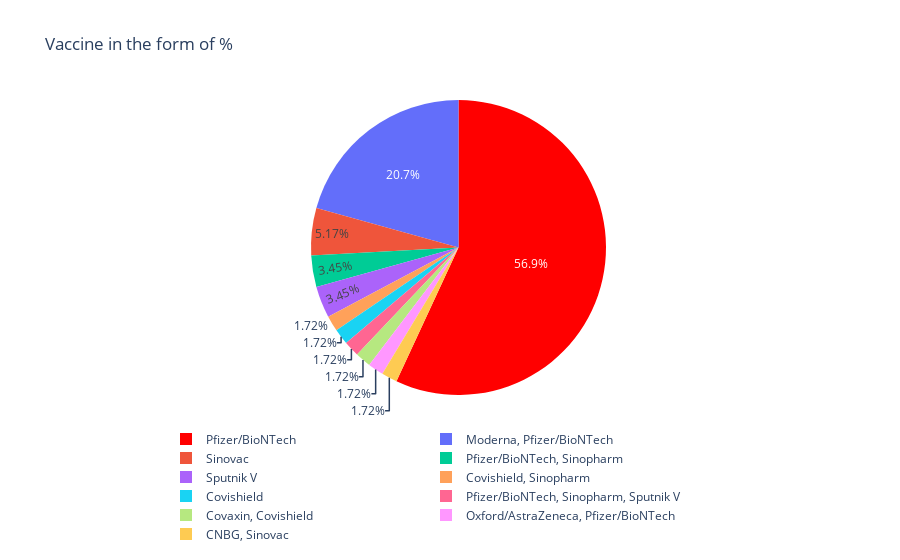

The code cell stored with this chart in its notebook:
### Code cell
data1=round(df1['vaccines'].value_counts()/len(df1['vaccines'])*100,2)

labels=list(data1.index)
values=list(data1.values)

track=go.Pie(labels=labels,values=values,marker=dict(colors=['red']))

layout=go.Layout(title="Vaccine in the form of %",legend=dict(orientation='h'));

fig=go.Figure(data=[track],layout=layout)

iplot(fig)

### Figure 1 — Plotly figure (JSON) as saved in the notebook; plotly's stock layout.template omitted (floating-point values rounded to 4 significant figures)
{"data": [{"labels": ["Pfizer/BioNTech", "Moderna, Pfizer/BioNTech", "Sinovac", "Pfizer/BioNTech, Sinopharm", "Sputnik V", "Covishield, Sinopharm", "Covishield", "Pfizer/BioNTech, Sinopharm, Sputnik V", "Covaxin, Covishield", "Oxford/AstraZeneca, Pfizer/BioNTech", "CNBG, Sinovac"], "marker": {"colors": ["red"]}, "type": "pie", "values": [56.9, 20.69, 5.17, 3.45, 3.45, 1.72, 1.72, 1.72, 1.72, 1.72, 1.72]}], "layout": {"legend": {"orientation": "h"}, "title": {"text": "Vaccine in the form of %"}}}
